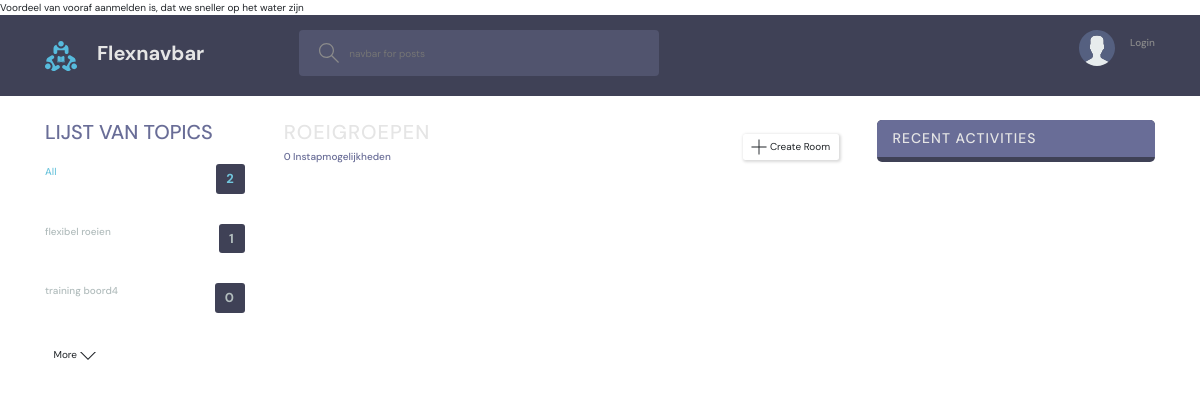
/?q=flexdinsdag, run on an earlier commit of the app's database.
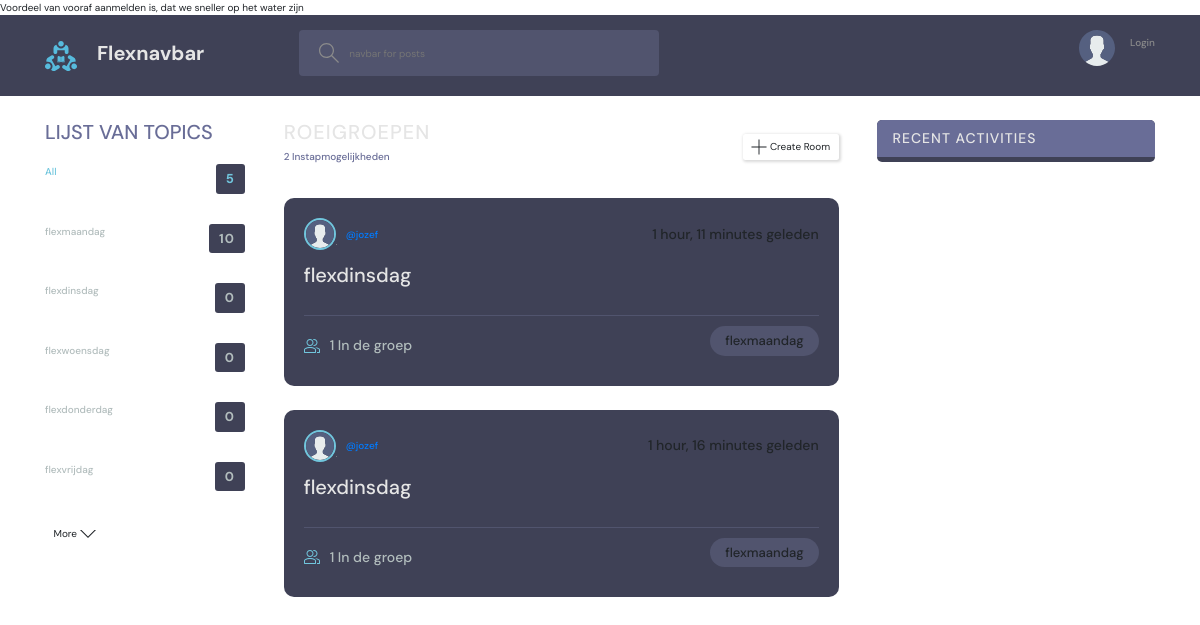
And on a later commit of the database.
### beatrix/models.py (models this page shows, shortened)
class Topic(models.Model):
    name = models.CharField(max_length=200)

class Room(models.Model):
    host = models.ForeignKey(User, on_delete=models.SET_NULL, null=True)
    topic = models.ForeignKey(Topic, on_delete=models.SET_NULL, null=True)
    name = models.CharField(max_length=200)
    description = models.TextField(null=True, blank=True) # database field (can Empty), form field (can Empty)
    participants = models.ManyToManyField(User, related_name='participant', blank=True)
    updated = models.DateTimeField(auto_now=True) # everytime save (or updated) the field
    created = models.DateTimeField(auto_now_add=True) # first time created the field
    class Meta:
        ordering = ['-updated', '-created'] # ('-' for reverse the order)

class User(AbstractUser):
    name = models.CharField(max_length=200, null=True)
    email = models.EmailField(unique=True, null=True)
    bio = models.TextField(null=True)
    avatar = models.ImageField(null=True, default="avatar.svg")

### beatrix/views.py (the view)
# urls.py: path('', home, name='home'),
def home(request):
    q = request.GET.get('q') if request.GET.get('q') != None else ''
    rooms = Room.objects. all().filter(
        Q(topic__name__icontains = q) |
        Q(name__icontains = q) |
        Q(description__icontains = q)
        ) # search
    topcs = Topic.objects.all()
    room_count = rooms.count()
    room_messages = Message.objects.filter(Q(room__topic__name__icontains=q))
    context = {
        'rooms': rooms,
        'topics': topcs,
        'room_count': room_count,
        'room_messages': room_messages
        }
    return render(request, 'beatrix/home.html', context)

### beatrix/templates/beatrix/home.html (shortened to what this page needs)
{% extends 'base.html' %}
{% block content %}
<main class="layout layout--3">
  <div class="container">
    {% include 'beatrix/topics_component.html' %}
    <div class="roomList">
      <div class="roomList__header">
        <div>
          <h2>Roeigroepen</h2>
          <p>{{room_count}} Instapmogelijkheden </p>
        </div>
        <a class="btn btn--main" href="{% url 'create-room' %}">
          <svg version="1.1" xmlns="http://www.w3.org/2000/svg" width="32" height="32" viewBox="0 0 32 32">
            <title>add</title>
            <path
              d="M16.943 0.943h-1.885v14.115h-14.115v1.885h14.115v14.115h1.885v-14.115h14.115v-1.885h-14.115v-14.115z">
            </path>
          </svg>
          Create Room
        </a>
      </div>
      {% include 'beatrix/feed_component.html' %}
    </div>
    {% include 'beatrix/activity_component.html' %}
  </div>
</main>
{% endblock %}

### beatrix/templates/beatrix/topics_component.html
<div class="topics">
    <div class="topics__header">
        <h2>Lijst van Topics</h2>
    </div>
    <ul class="topics__list">
        <li>
            <a href="{% url 'home' %}" class="active">All <span>{{topics.count}}</span></a>
        </li>
        {% for topic in topics %}
        <li>
            <a href="{% url 'home' %}?q={{topic.name}}">{{topic.name}}<span>{{topic.room_set.all.count}}</span></a>
        </li>
        {% endfor %}
    </ul>
    <a class="btn btn--link" href="{% url 'topics' %}">
        More
        <svg version="1.1" xmlns="http://www.w3.org/2000/svg" width="32" height="32" viewBox="0 0 32 32">
            <title>chevron-down</title>
            <path d="M16 21l-13-13h-3l16 16 16-16h-3l-13 13z"></path>
        </svg>
    </a>
</div>

### beatrix/templates/beatrix/feed_component.html (shortened to what this page needs)
{% for room in rooms %}
<div class="roomListRoom">
    <div class="roomListRoom__header">
        <a href="{% url 'user-profile' room.host.id %}" class="roomListRoom__author">
            <div class="avatar avatar--small">
                <img src="{{room.host.avatar.url}}" />
            </div>
            <span>@{{room.host.username}}</span>
        </a>
        <div class="roomListRoom__actions">
            <span>{{room.created|timesince}} geleden</span>
        </div>
    </div>
    <div class="roomListRoom__content">
        <a href="{% url 'room' room.id %}">{{room.name}}</a>
    </div>
    <div class="roomListRoom__meta">
        <a href="{% url 'room' room.id %}" class="roomListRoom__joined">
            {{room.participants.all.count}} In de groep
        </a>
        <p class="roomListRoom__topic">{{room.topic.name}}</p>
    </div>
</div>
{% endfor %}

What changed in the data, as far as the page shows it:
changed Topic: name "flexibel roeien" → "flexmaandag"; room_set.all.count "1" → "10"
changed Topic: name "training boord4" → "flexdinsdag"
added Topic: name "flexwoensdag", room_set.all.count "0"
added Topic: name "flexdonderdag", room_set.all.count "0"
added Topic: name "flexvrijdag", room_set.all.count "0"
added Room: host.avatar (placeholder picture), host.username "jozef", created "1 hour, 11 minutes", name "flexdinsdag", participants.all.count "1", topic.name "flexmaandag"
added Room: host.avatar (placeholder picture), host.username "jozef", created "1 hour, 16 minutes", name "flexdinsdag", participants.all.count "1", topic.name "flexmaandag"
Also different on the page:
{{ topics.count }}: "2" → "5"
{{ room_count }}: "0" → "2"
